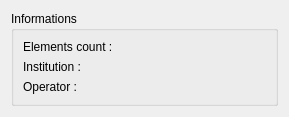
<?xml version="1.0" encoding="UTF-8"?>
<ui version="4.0">
 <class>QtDcmSerieInfoWidget</class>
 <widget class="QWidget" name="QtDcmSerieInfoWidget">
  <property name="geometry">
   <rect>
    <x>0</x>
    <y>0</y>
    <width>289</width>
    <height>117</height>
   </rect>
  </property>
  <property name="minimumSize">
   <size>
    <width>0</width>
    <height>117</height>
   </size>
  </property>
  <property name="maximumSize">
   <size>
    <width>16777215</width>
    <height>117</height>
   </size>
  </property>
  <property name="windowTitle">
   <string>Form</string>
  </property>
  <layout class="QGridLayout" name="gridLayout">
   <item row="0" column="0">
    <widget class="QGroupBox" name="infosGroupBox">
     <property name="sizePolicy">
      <sizepolicy hsizetype="Minimum" vsizetype="Minimum">
       <horstretch>0</horstretch>
       <verstretch>0</verstretch>
      </sizepolicy>
     </property>
     <property name="minimumSize">
      <size>
       <width>200</width>
       <height>0</height>
      </size>
     </property>
     <property name="maximumSize">
      <size>
       <width>300</width>
       <height>16777215</height>
      </size>
     </property>
     <property name="title">
      <string>Informations</string>
     </property>
     <layout class="QGridLayout" name="gridLayout_3">
      <item row="0" column="0">
       <layout class="QHBoxLayout" name="horizontalLayout_4">
        <item>
         <widget class="QLabel" name="label">
          <property name="text">
           <string>Elements count :</string>
          </property>
         </widget>
        </item>
        <item>
         <widget class="QLabel" name="elementCountLabel">
          <property name="text">
           <string/>
          </property>
         </widget>
        </item>
       </layout>
      </item>
      <item row="1" column="0">
       <layout class="QHBoxLayout" name="horizontalLayout_5">
        <item>
         <widget class="QLabel" name="label_3">
          <property name="text">
           <string>Institution :</string>
          </property>
         </widget>
        </item>
        <item>
         <widget class="QLabel" name="institutionLabel">
          <property name="text">
           <string/>
          </property>
         </widget>
        </item>
       </layout>
      </item>
      <item row="2" column="0">
       <layout class="QHBoxLayout" name="horizontalLayout_7">
        <item>
         <widget class="QLabel" name="label_5">
          <property name="text">
           <string>Operator :</string>
          </property>
         </widget>
        </item>
        <item>
         <widget class="QLabel" name="operatorLabel">
          <property name="text">
           <string/>
          </property>
         </widget>
        </item>
       </layout>
      </item>
     </layout>
    </widget>
   </item>
  </layout>
 </widget>
 <resources/>
 <connections/>
</ui>
